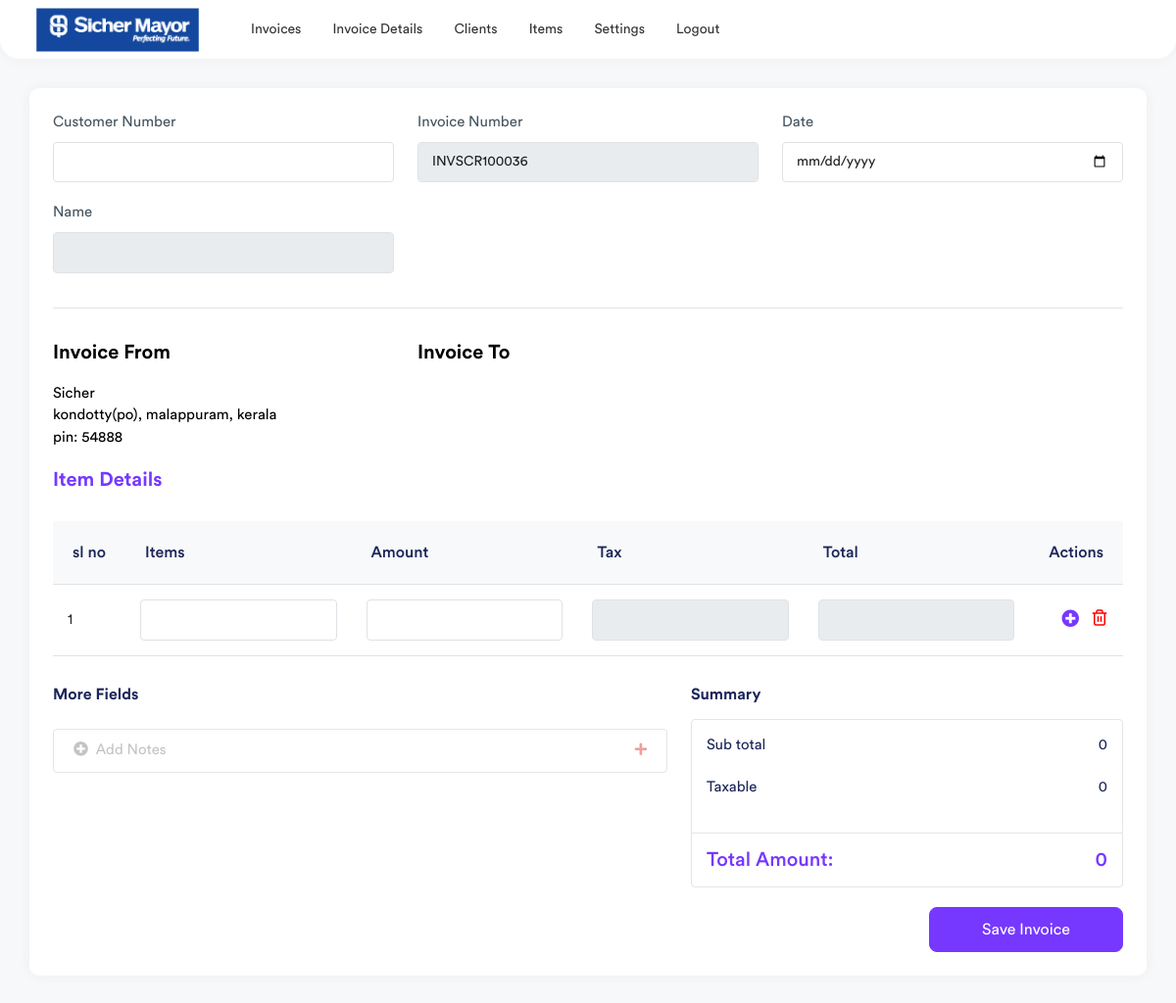
The page /invoice (signed in) on the database its author committed.
### invoice/models.py (models this page shows, shortened)
class FromDetails(models.Model):
    name = models.CharField(max_length=50,null=True)
    phone = models.CharField(max_length=20,null=True)
    email = models.CharField(max_length=50,null=True)
    website = models.CharField(max_length=50,null=True)
    address = models.CharField(max_length=100,null=True)
    district = models.CharField(max_length=50,null=True)
    state = models.CharField(max_length=25,null=True)
    pincode = models.CharField(max_length=15,null=True)
    class Meta:
        verbose_name_plural = ("Main Admin")

### invoice/views.py (the view)
# urls.py: path('invoice',views.invoice, name='invoice'),
@login_required(login_url="/login-page/")
def invoice(request):
    if Invoice.objects.exists():
        inv = Invoice.objects.last().id
        inv_id = 'INVSCR'+str(100000+inv)
    else:
        inv=0
        inv_id = 'INVSCR'+str(100000+inv)
    customers = ClientDetails.objects.all()
    admin_details = FromDetails.objects.all().last()
    items = Items.objects.all()
    context = {
        "invoice_id":inv_id,
        "customers":customers,
        "admin_details":admin_details,
        "items":items,
    }
    return render(request,'invoice.html',context)

### templates/invoice.html (shortened to what this page needs)
{% extends 'base.html' %}
{% load static %}
{% block content %}
<div class="page-wrapper" >
    <div class="content container-fluid">
        <div class="row">
            <div class="col-md-12">
                <div class="card invoices-add-card">
                    <div class="card-body">
                        <div class="invoices-main-form">
                            <div class="row">
                                <div class="col-xl-4 col-md-6 col-sm-12 col-12">
                                    <div class="form-group">
                                        <label>Customer Number</label>
                                        <input type="text" class="form-control" onchange="chengingName()" id="customerphone" name="checkname" list="customer">
                                    </div>
                                    <div class="form-group">
                                        <label>Name</label>
                                        <input type="text" class="form-control" readonly id="customername">
                                    </div>
                                </div>
                                <div class="col-xl-4 col-md-6 col-sm-12 col-12">
                                    <div class="form-group">
                                        <label>Invoice Number</label>
                                        <input type="text" class="form-control" id="invoicenumber" value="{{invoice_id}}" readonly name="invoicenumber" >
                                    </div>
                                </div>
                                <div class="col-xl-4 col-md-6 col-sm-12 col-12">
                                    <div class="form-group">
                                        <label>Date</label>
                                        <input type="date" class="form-control" id="invoicedate" name="date" >
                                    </div>
                                </div>
                            </div>
                        </div>
                        <div class="invoice-item">
                            <div class="row">
                                <div class="col-xl-4 col-lg-6 col-md-6">
                                    <div class="invoice-info">
                                        <strong class="customer-text">Invoice From </strong>
                                        <p class="invoice-details invoice-details-two">
                                            {{admin_details.name}}<br>
                                            {{admin_details.address}}, {{admin_details.district}}, {{admin_details.state }}<br>
                                            pin: {{admin_details.pincode}}<br>
                                        </p>
                                    </div>
                                </div>
                                <div class="col-xl-4 col-lg-6 col-md-6">
                                    <div class="invoice-info">
                                        <strong class="customer-text">Invoice To</strong>
                                        <p class="invoice-details invoice-details-two">
                                             <br>
                                                 <br>
                                                 <br>
                                        </p>
                                    </div>
                                </div>
                            </div>
                        </div>
                        <div class="invoice-add-table">
                            <h4>Item Details</h4>
                            <div class="table-responsive">
                                <table class="table table-center add-table-items">
                                    <thead>
                                        <tr><th>sl no</th>
                                            <th>Items</th>
                                            <th>Amount</th>
                                            <th>Tax</th>
                                            <th>Total</th>
                                            <th>Actions</th>
                                        </tr>
                                    </thead>
                                    <tbody>
                                        <tr class="add-row">
                                            <td>1</td>
                                            <td>
                                                <input type="text" class="form-control" onchange="ProductSearch(1)" id="itemname1" list="items">
                                            </td>
                                            <td>
                                                <input type="number" onchange="qtyChange(1)" id="itemprice1" class="form-control">
                                            </td>
                                            <td>
                                                <input type="number" readonly    id="itemtotal1" class="form-control">
                                            </td>
                                            <td>
                                                <input type="number" readonly id="itemtaxtotal1" class="form-control">
                                            </td>
                                            <td class="add-remove text-end">
                                                <a href="javascript:void(0);" class="add-btn me-2"><i
                                                        class="fas fa-plus-circle"></i></a>
                                                <a href="javascript:void(0);" onclick="DeleteRow(1)" class="remove-btn"><i
                                                        class="fe fe-trash-2"></i></a>
                                            </td>
                                        </tr>
                                    </tbody>
                                </table>
                            </div>
                        </div>
                        <div class="row">
                            <div class="col-lg-7 col-md-6">
                                <div class="invoice-fields">
                                    <h4 class="field-title">More Fields</h4>
                                </div>
                                <div class="invoice-faq">
                                    <div class="panel-group" id="accordion" role="tablist"
                                        aria-multiselectable="true">
                                        <div class="faq-tab">
                                            <div class="panel panel-default">
                                                <div class="panel-heading" role="tab" id="headingThree">
                                                    <p class="panel-title">
                                                        <a class="collapsed" data-bs-toggle="collapse"
                                                            data-bs-parent="#accordion"
                                                            href="#collapseThree" aria-expanded="false"
                                                            aria-controls="collapseThree">
                                                            <i class="fas fa-plus-circle me-1"></i> Add
                                                            Notes
                                                        </a>
                                                    </p>
                                                </div>
                                            </div>
                                        </div>
                                    </div>
                                </div>
                            </div>
                            <div class="col-lg-5 col-md-6">
                                <div class="invoice-total-card">
                                    <h4 class="invoice-total-title">Summary</h4>
                                    <div class="invoice-total-box">
                                        <div class="invoice-total-inner">
                                            <p>Sub total <span id="subtotall">0</span></p>
                                            <p>Taxable <span id="subtax">0</span></p>
                                        </div>
                                        <div class="invoice-total-footer">
                                            <h4>Total Amount: <span id="gtotal">0</span></h4>
                                        </div>
                                    </div>
                                </div>
                                <div class="upload-sign">
                                    <div class="form-group float-end mb-0">
                                        <button class="btn btn-primary" onclick="generatebill()">Save Invoice</button>
                                    </div>
                                </div>
                            </div>
                        </div>
                    </div>
                </div>
            </div>
        </div>
    </div>
</div>
{% endblock %}

### rows shown on the page
FromDetails: name "Sicher", address "kondotty(po)", district "malappuram", state "kerala", pincode "54888"
